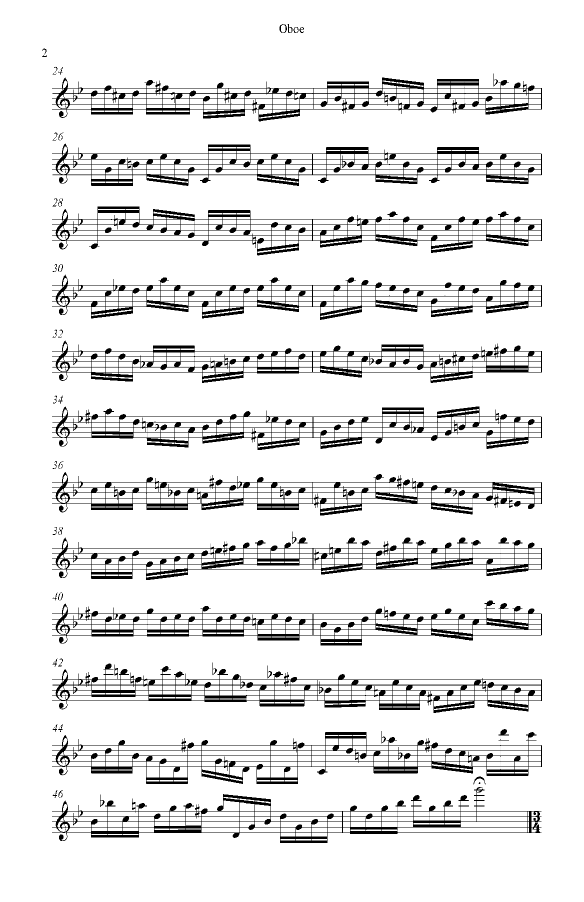
#> input picture cleanwithstaff.png, 1167 x 1803 px (shown at 1/2 size)
$ python convert.py --filename cleanwithstaff.png   (Python 2 division)
#> lines starting #> are read from the running program, lines starting #| are printed output that depends on the picture; after the words box and inside, x2 and y2 are one past the last pixel; in counts of white or black regions, pixels touching at a corner belong together
#> in main, img is the input picture: shape (1803, 1167, 3); min 0, max 255, mean 229.8
#Note: in Image, im.getpixel((x,y)) is (columns traversed, rows traversed)
#in array, array[x,y] is [rows traversed, columns traversed]
#so need to switch x and y for program to function

#STEP 1
#PURPOSE: convert raw jpg file to clean binary uint8 black and white jpg

#### Outside libraries
import numpy as np
import cv2
import time
import sys
import argparse
import cPickle as cpickle
#### Other Modules
#### Constants

SCALEFACTOR=255 #easier to do calculation with black=1 then convert back
TSCALE = 80  #minimum allowable theta value in hough line transform
TRANGE = 20  #range that 'horizontal' line can encompas in hough line trasform
GAP = 15    #used in hor_lines, absolute distance in pixels between each pixel checked
PERCENT_COVERAGE = .75 # percent of entire page a staff horizonally takes up...will be changed


DIA_KERNEL_DIM = (2,2) #dimension of kernel in dilate
ERODE_KERNEL_DIM = (1,2)
DILATE_ITERATIONS = 1
ERODE_ITERATIONS = 1
GAUSS_KERNEL_SIZE = (5,5)
BETA = 100 #brightness
THRESH = 150 #thresholding

sys.setrecursionlimit(50000)


## collection of different methods to apply to image to make more clear


def dilate(img):
    kernel = np.ones(DIA_KERNEL_DIM, np.uint8)
    dilated_im = cv2.dilate(img, kernel, DILATE_ITERATIONS)
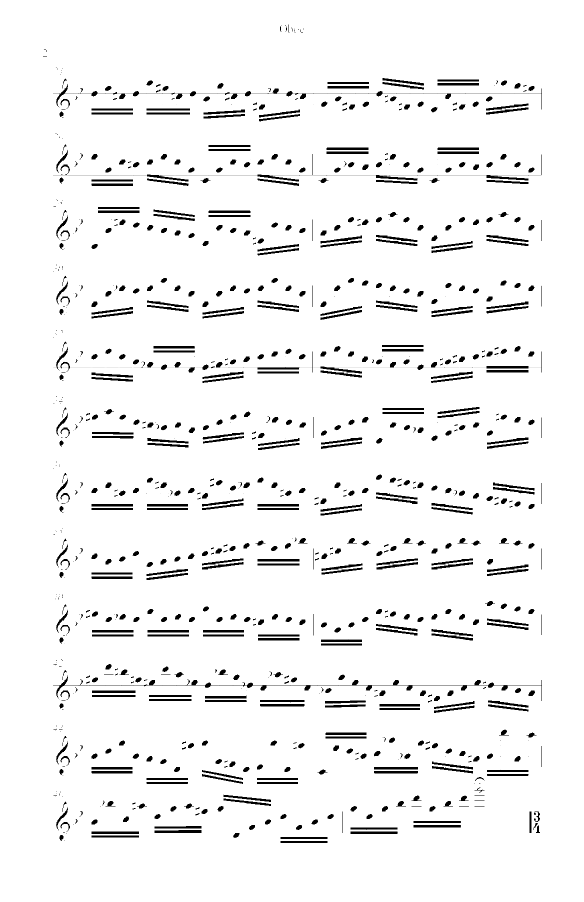
#> dilated_im: shape (1803, 1167, 3) (shown at 1/2 size); min 0, max 255, mean 241.1
    cv2.imshow("dilated image", dilated_im)
#    cv2.imwrite("di.jpg", dilated_im)
    cv2.waitKey(0)
    return dilated_im

# [15 lines left out: functions erode, gaussian_blur, not called in this run]

def increase_brightness(img):

    # Convert to YCrCb color space
    ycbImage = cv2.cvtColor(img,cv2.COLOR_BGR2YCrCb)
#> ycbImage: shape (1803, 1167, 3); mean of channels 0, 1, 2 241.1, 128, 128
    # Convert to float32
    ycbImage = np.float32(ycbImage)
#> ycbImage: shape (1803, 1167, 3) float32; mean of channels 0, 1, 2 242, 128, 128
    # Split the channels
    Ychannel, Cr, Cb = cv2.split(ycbImage)
#> Cr: shape (1803, 1167) float32; every value is 128
    # Add offset to the Ychannel
    Ychannel = np.clip(Ychannel + BETA, 0, 255)
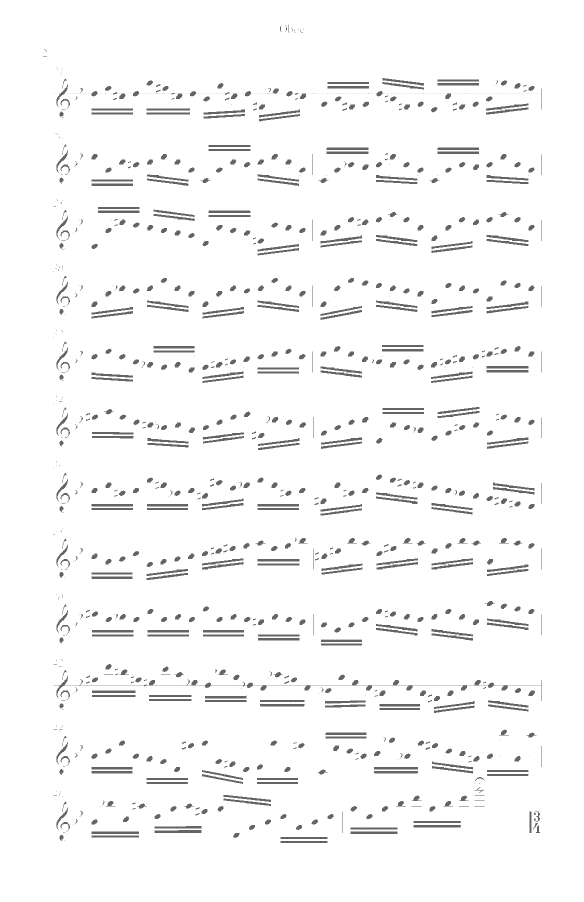
#> Ychannel: shape (1803, 1167) float32 (shown at 1/2 size); min 100, max 255, mean 246.6
    # Histogram equilization (normalizes values after brightening)
    #Ychannel = cv2.equalizeHist(np.uint8(Ychannel))
    # Merge the channels and show the output
    ycbImage = cv2.merge([np.uint8(Ychannel), np.uint8(Cr), np.uint8(Cb)])
#> ycbImage: shape (1803, 1167, 3); mean of channels 0, 1, 2 246.6, 128, 128
    imbright = cv2.cvtColor(ycbImage, cv2.COLOR_YCrCb2BGR)
    cv2.namedWindow("Bright music", cv2.WINDOW_AUTOSIZE)
    cv2.imshow("Bright music", imbright)
    cv2.waitKey(0)
    return imbright

def threshold(img):
    maxValue= 255
    th, thresh_im = cv2.threshold(img, THRESH, maxValue, cv2.THRESH_BINARY)
    cv2.namedWindow("thresh_im", cv2.WINDOW_AUTOSIZE)
    cv2.imshow("thresh_im", thresh_im)
    cv2.waitKey(0)
#    cv2.imwrite("thresh.jpg", thresh_im)
    return thresh_im


def kmeans(img):

    oneDdata = img.reshape((-1,3))
    oneDdata = np.float32(oneDdata)
    ##cv2.kmeans(data, K, critera, attempts)

    # Define criteria = ( type, max_iter = 100 , epsilon = 1.0 )
    criteria = (cv2.TERM_CRITERIA_EPS + cv2.TERM_CRITERIA_MAX_ITER, 100, 1.0)

    # set cluster number
    k=2

    #apply kmeans
    compactness, label, center=cv2.kmeans(oneDdata, k, None, criteria, 2, cv2.KMEANS_RANDOM_CENTERS)
#> compactness = 24073412.5; center = [[100.7, 100.7, 100.7], [255.9, 255.9, 255.9]]

    #convert back data
    center = np.uint8(center)
#> center = [[100, 100, 100], [255, 255, 255]]
    res = center[label.flatten()]
    kmeansIm = res.reshape((img.shape))
#> kmeansIm: shape (1803, 1167, 3); values 100 (black) and 255 (white), 94.6% white; 1000 black regions (316 under 20 px), largest, box (x1, y1, x2, y2) and area: (680, 1360, 1084, 1402) 1186, (439, 1364, 678, 1381) 522, (309, 1660, 403, 1666) 516
    cv2.imshow('kmeansIm',kmeansIm)
    cv2.waitKey(0)
    return kmeansIm


def  main():
    #parsing and input from computer vision for faces module 2 brightness.py

    ap = argparse.ArgumentParser()
    ap.add_argument("-f", "--filename")
    args = vars(ap.parse_args())

    filename = "./image_test.jpg"
    if args['filename']:
      filename = args['filename']

    img = cv2.imread(filename)

    ## Dialate
    img = dilate(img)
    ## Brightness to get rid of some grey spots
    img = increase_brightness(img)
    ## Kmeans to figure out average between clusters (threshold value)
    img = kmeans(img)
    #Threshold to black and white
    img = threshold(img)
#> in threshold, `th, thresh_im = cv2.threshold(img, THRESH, maxValue, cv2.THRESH_BINARY)`: th = 150
    cv2.imwrite("process_img.jpg", img)

# [52 lines left out: functions testcode, replot, print_im, not called in this run]

## pickles object in file (each object + characteristics)
def save_obj(obj, filename):
    with open(filename+".pkl", 'wb') as f:
        cpickle.dump(obj, f, cpickle.HIGHEST_PROTOCOL)

## reads back object from pickled file
def load_obj(filename):
    with open(filename+".pkl", 'rb') as f:
        return cpickle.load(f)


# [11 lines left out: function speedcheck, not called in this run]

main()
